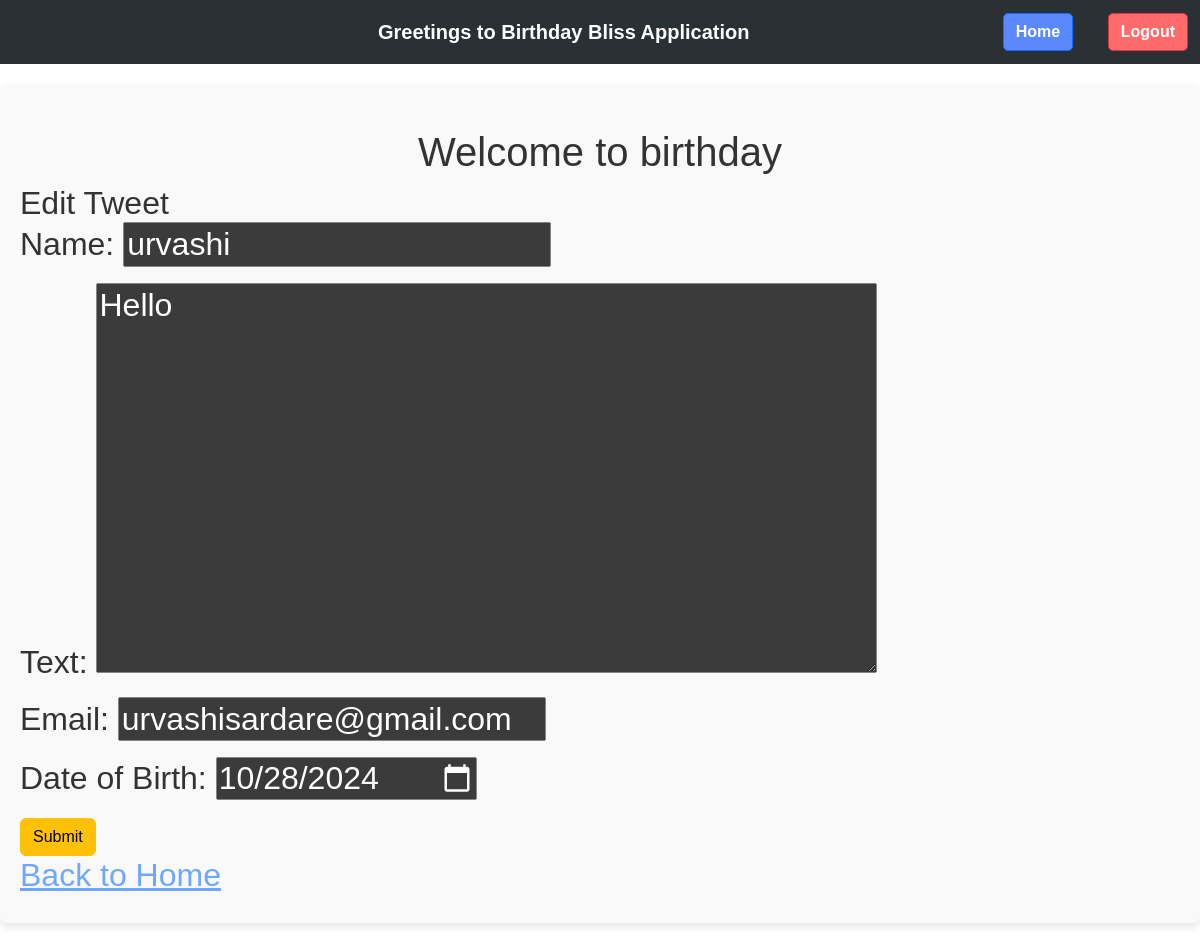
Page /11/edit/ (signed in) on the committed database.
### tweet/models.py (models this page shows, shortened)
class Tweet(models.Model):
    user = models.ForeignKey(User, on_delete=models.CASCADE)
    name = models.CharField(max_length=16)
    text = models.TextField(max_length=240)
    email = models.EmailField(default="example@gmail.com")
    created_at = models.DateTimeField(auto_now_add=True)
    updated_at = models.DateTimeField(auto_now=True)
    date_of_birth = models.DateField(default=datetime.datetime.now().strftime("%Y-%m-%d"))
    email_status = models.CharField(max_length=20,default='ABC')

### tweet/views.py (the view)
# urls.py: path('<int:tweet_id>/edit/', views.tweet_edit, name='tweet_edit'),
@login_required
def tweet_edit(request, tweet_id):
    tweet = get_object_or_404(Tweet, pk=tweet_id , user =   request.user)
    if request.method == "POST":
        form = TweetForm(request.POST, request.FILES, instance=tweet)
        if form.is_valid():
            tweet = form.save(commit=False)
            tweet.user = request.user
            tweet.save()
            return redirect('tweet_list')
    else:
        form = TweetForm(instance=tweet)
    return render(request,'tweet_form.html',{'form': form})

### tweet/forms.py
class TweetForm(forms.ModelForm):
    date_of_birth = forms.DateField(
        label="Date of Birth",
        required=True,
        widget=forms.DateInput(format="%Y-%m-%d", attrs={"type": "date"}),
        input_formats=["%Y-%m-%d"]
    )
    class Meta:
        model = Tweet
        fields = ['name','text','email','date_of_birth']

### tweet/templates/tweet_form.html (shortened to what this page needs)
{% extends "layout.html" %}
{%block content%}
<h1 class="text-center mt-4">Welcome to birthday</h1>
<h2>
    {%if form.instance.pk%} Edit Tweet {% else %} Create Birthday Reminder {% endif %}
    <form method="post" enctype="multipart/form-data" class="form">
        {{form.as_p}}
        <button class="btn btn-warning" type="submit">Submit</button>
    </form>
    <a href="{%url 'tweet_list'%}"> Back to Home</a>
{%endblock%}

### static/styles.css (style rules this page uses)
body { font-family: Arial, sans-serif; background-color: #ffffff; color: #333333; margin: 0; padding: 0; }

### rows in the picture
Tweet: name "urvashi", text "Hello", email "urvashisardare@gmail.com", date_of_birth "10/28/2024"
